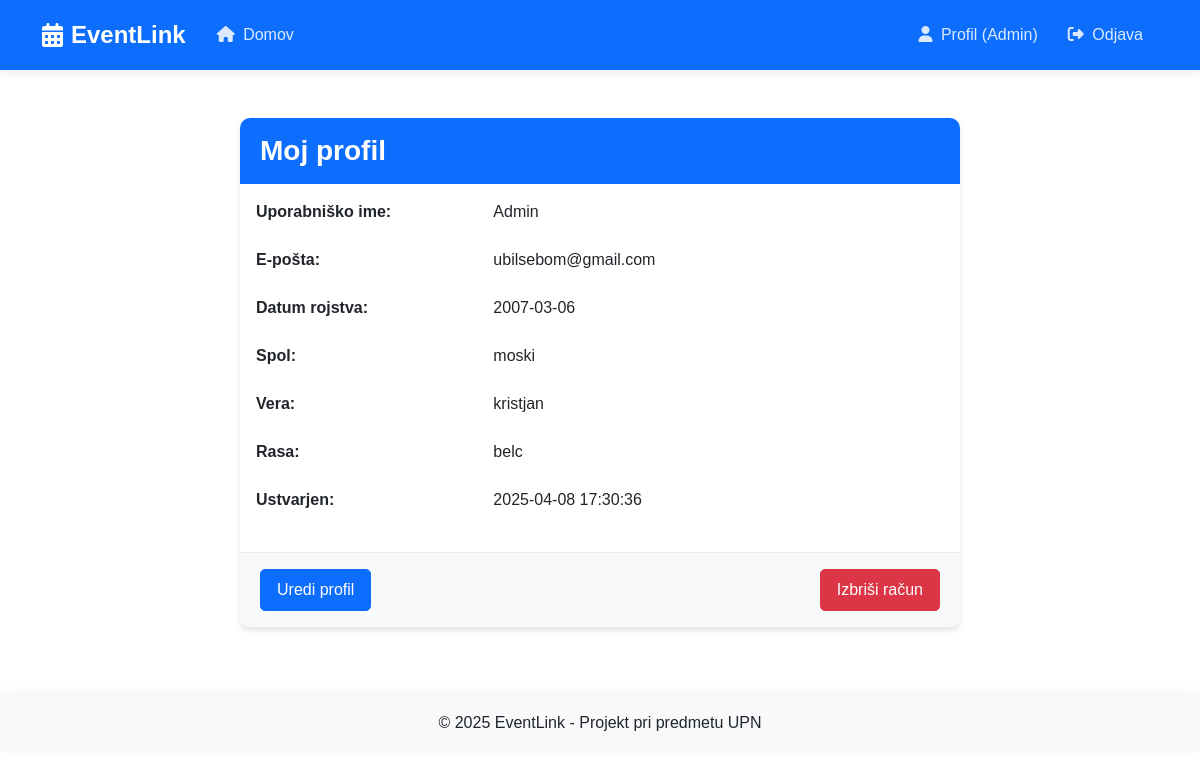
The page /profile (signed in) on the database as committed earlier.
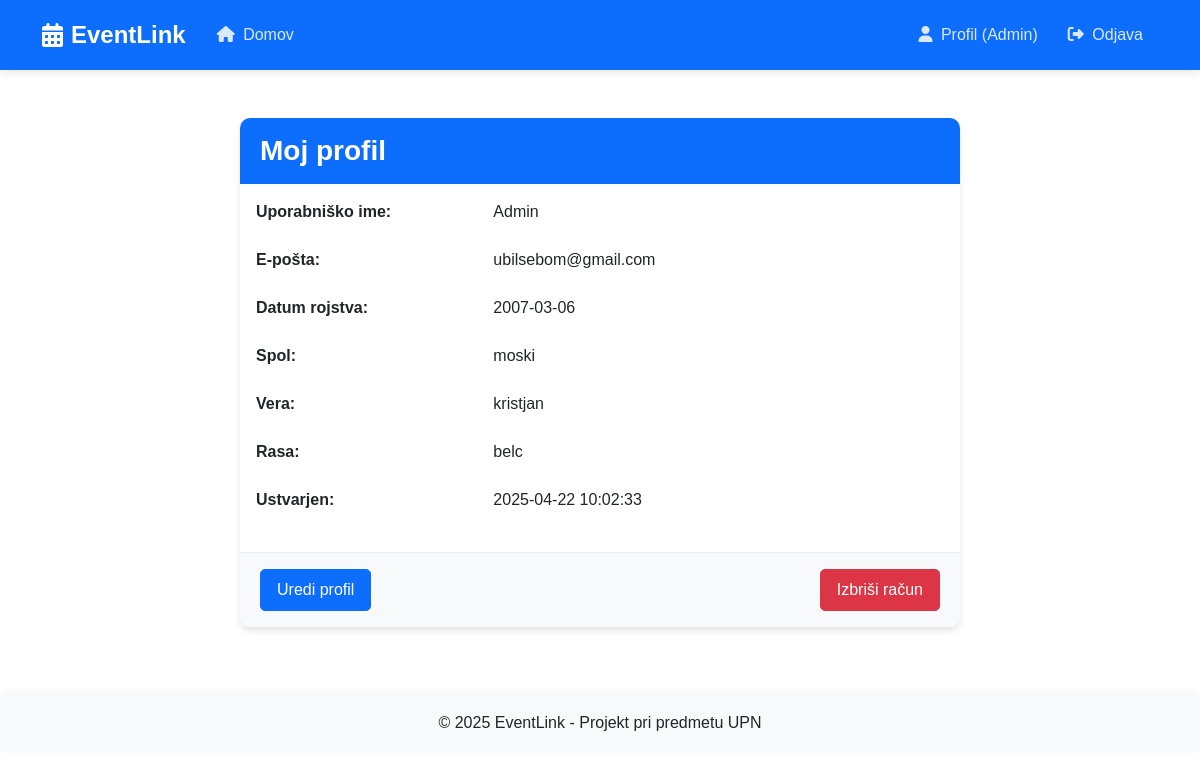
The same page on the database as committed later.
### tables this page shows
CREATE TABLE users (
        id INTEGER PRIMARY KEY AUTOINCREMENT,
        username TEXT NOT NULL,
        email TEXT UNIQUE NOT NULL,
        password TEXT NOT NULL,
        gender TEXT NOT NULL,
        religion TEXT NOT NULL,
        race TEXT NOT NULL,
        date_of_birth TEXT NOT NULL,
        created_at TEXT NOT NULL
    );

### app.py (the view)
@app.route('/profile', methods=['GET'])
def profile():
    if 'user_id' not in session:
        flash('Za dostop do profila se morate prijaviti!', 'danger')
        return redirect(url_for('login'))
    user_id = session['user_id']
    db = get_db()
    cursor = db.execute('SELECT * FROM users WHERE id = ?', (user_id,))
    user = cursor.fetchone()
    return render_template('profile.html', user=user)

### app.py (called while the page is built)
def get_db():
    db = getattr(g, '_database', None)
    if db is None:
        db = g._database = sqlite3.connect(DATABASE)
        db.row_factory = sqlite3.Row  # da lahko dostopamo do stolpcev po imenih
    return db

@app.teardown_appcontext
def close_connection(exception):
    db = getattr(g, '_database', None)
    if db is not None:
        db.close()

### templates/profile.html (shortened to what this page needs)
{% extends 'base.html' %}
{% block content %}
<div class="container mt-5">
    <div class="row justify-content-center">
        <div class="col-md-8">
            <div class="card">
                <div class="card-header bg-primary text-white">
                    <h3 class="mb-0 nasl">Moj profil</h3>
                </div>
                <div class="card-body">
                    <div class="row mb-4">
                        <div class="col-md-4 fw-bold">Uporabniško ime:</div>
                        <div class="col-md-8">{{ user['username'] }}</div>
                    </div>
                    <div class="row mb-4">
                        <div class="col-md-4 fw-bold">E-pošta:</div>
                        <div class="col-md-8">{{ user['email'] }}</div>
                    </div>
                    <div class="row mb-4">
                        <div class="col-md-4 fw-bold">Datum rojstva:</div>
                        <div class="col-md-8">{{ user['date_of_birth'] }}</div>
                    </div>
                    <div class="row mb-4">
                        <div class="col-md-4 fw-bold">Spol:</div>
                        <div class="col-md-8">{{ user['gender'] }}</div>
                    </div>
                    <div class="row mb-4">
                        <div class="col-md-4 fw-bold">Vera:</div>
                        <div class="col-md-8">{{ user['religion'] }}</div>
                    </div>
                    <div class="row mb-4">
                        <div class="col-md-4 fw-bold">Rasa:</div>
                        <div class="col-md-8">{{ user['race'] }}</div>
                    </div>
                    <div class="row mb-4">
                        <div class="col-md-4 fw-bold">Ustvarjen:</div>
                        <div class="col-md-8">{{ user['created_at'] }}</div>
                    </div>
                </div>
                <div class="card-footer">
                    <div class="d-flex justify-content-between">
                        <a href="{{ url_for('edit_profile') }}" class="btn btn-primary">Uredi profil</a>
                        <button type="button" class="btn btn-danger" data-bs-toggle="modal" data-bs-target="#deleteAccountModal">
                            Izbriši račun
                        </button>
                    </div>
                </div>
            </div>
        </div>
    </div>
</div>
{% endblock %}

### templates/base.html (shortened to what this page needs)
<!DOCTYPE html>
<html lang="sl">
<head>
    <link href="https://cdn.jsdelivr.net/npm/bootstrap@5.3.0-alpha1/dist/css/bootstrap.min.css" rel="stylesheet">
    <link rel="stylesheet" href="https://cdnjs.cloudflare.com/ajax/libs/font-awesome/6.4.0/css/all.min.css">
    <link rel="stylesheet" href="https://cdnjs.cloudflare.com/ajax/libs/animate.css/4.1.1/animate.min.css">
    <link rel="stylesheet" href="{{ url_for('static', filename='css/style.css') }}">
</head>
<body>
    <nav class="navbar navbar-expand-lg navbar-dark bg-primary sticky-top">
        <div class="container">
            <a class="navbar-brand d-flex align-items-center" href="{{ url_for('home') }}">
                <i class="fas fa-calendar-alt me-2"></i>
                <span>EventLink</span>
            </a>
            <div class="collapse navbar-collapse" id="navbarNav">
                <ul class="navbar-nav me-auto">
                    <li class="nav-item">
                        <a class="nav-link" href="{{ url_for('home') }}">
                            <i class="fas fa-home me-1"></i> Domov
                        </a>
                    </li>
                </ul>
                <ul class="navbar-nav ms-auto">
                    {% if 'user_id' in session %}
                        <li class="nav-item">
                            <a class="nav-link" href="{{ url_for('profile') }}">
                                <i class="fas fa-user me-1"></i> Profil ({{ session['username'] }})
                            </a>
                        </li>
                        <li class="nav-item">
                            <a class="nav-link" href="{{ url_for('logout') }}">
                                <i class="fas fa-sign-out-alt me-1"></i> Odjava
                            </a>
                        </li>
                    {% endif %}
                </ul>
            </div>
        </div>
    </nav>
    <div class="container mt-4">
        {% block content %}{% endblock %}
    </div>
    <footer class="mt-5 py-3 bg-light text-center">
        <div class="container">
            <p class="mb-0">&copy; 2025 EventLink - Projekt pri predmetu UPN</p>
        </div>
    </footer>
</body>
</html>

### static/css/style.css (style rules this page uses)
body { font-family: 'Arial', sans-serif; padding-bottom: 50px; transition: background-color 0.5s ease; }
.nasl { color:white; }
.card { transition: transform 0.3s ease, box-shadow 0.3s ease; border-radius: 10px; box-shadow: 0 4px 6px rgba(0, 0, 0, 0.1); overflow: hidden; border: none; margin-bottom: 20px; }
.card-header { border-bottom: none; padding: 1rem 1.25rem; }
.card-footer { background-color: #f8f9fa; border-top: 1px solid rgba(0, 0, 0, 0.05); padding: 1rem 1.25rem; }
.btn { border-radius: 5px; transition: all 0.3s ease; padding: 8px 16px; font-weight: 500; }
.btn-primary { background-color: #0d6efd; border-color: #0d6efd; }
.btn-danger { background-color: #dc3545; border-color: #dc3545; }
.navbar { box-shadow: 0 2px 10px rgba(0, 0, 0, 0.1); padding: 12px 0; }
.navbar-brand { font-weight: 700; font-size: 1.5rem; }
.navbar-dark .navbar-nav .nav-link { color: rgba(255, 255, 255, 0.85); padding: 8px 15px; font-weight: 500; transition: all 0.3s ease; }
footer { position: relative; margin-top: 3rem; width: 100%; box-shadow: 0 -2px 10px rgba(0, 0, 0, 0.05); }
h1, h2, h3, h4, h5, h6 { margin-bottom: 1.5rem; color: #343a40; font-weight: 700; }

Rows that differ between the two databases and show on the page:
changed users "Admin": created_at "2025-04-08 17:30:36" → "2025-04-22 10:02:33"
